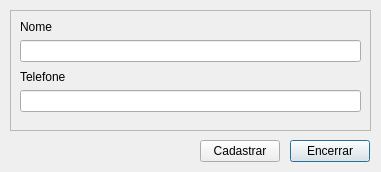
<?xml version="1.0" encoding="UTF-8"?>
<ui version="4.0">
 <class>Form_CadTec</class>
 <widget class="QDialog" name="Form_CadTec">
  <property name="geometry">
   <rect>
    <x>0</x>
    <y>0</y>
    <width>381</width>
    <height>172</height>
   </rect>
  </property>
  <property name="windowTitle">
   <string>Dialog</string>
  </property>
  <widget class="QFrame" name="frame">
   <property name="geometry">
    <rect>
     <x>10</x>
     <y>10</y>
     <width>361</width>
     <height>121</height>
    </rect>
   </property>
   <property name="frameShape">
    <enum>QFrame::StyledPanel</enum>
   </property>
   <property name="frameShadow">
    <enum>QFrame::Raised</enum>
   </property>
   <widget class="QLabel" name="label">
    <property name="geometry">
     <rect>
      <x>10</x>
      <y>10</y>
      <width>59</width>
      <height>14</height>
     </rect>
    </property>
    <property name="text">
     <string>Nome</string>
    </property>
   </widget>
   <widget class="QLabel" name="label_2">
    <property name="geometry">
     <rect>
      <x>10</x>
      <y>60</y>
      <width>59</width>
      <height>14</height>
     </rect>
    </property>
    <property name="text">
     <string>Telefone</string>
    </property>
   </widget>
   <widget class="QLineEdit" name="edtNome">
    <property name="geometry">
     <rect>
      <x>10</x>
      <y>30</y>
      <width>341</width>
      <height>22</height>
     </rect>
    </property>
   </widget>
   <widget class="QLineEdit" name="edtTelefone">
    <property name="geometry">
     <rect>
      <x>10</x>
      <y>80</y>
      <width>341</width>
      <height>22</height>
     </rect>
    </property>
   </widget>
  </widget>
  <widget class="QPushButton" name="btnCancelar">
   <property name="geometry">
    <rect>
     <x>290</x>
     <y>140</y>
     <width>80</width>
     <height>22</height>
    </rect>
   </property>
   <property name="text">
    <string>Encerrar</string>
   </property>
   <property name="icon">
    <iconset resource="../resource/icons.qrc">
     <normaloff>:/imagens/icons/1493332785_button_cancel.png</normaloff>:/imagens/icons/1493332785_button_cancel.png</iconset>
   </property>
  </widget>
  <widget class="QPushButton" name="btnCadTec">
   <property name="geometry">
    <rect>
     <x>200</x>
     <y>140</y>
     <width>80</width>
     <height>22</height>
    </rect>
   </property>
   <property name="text">
    <string>Cadastrar</string>
   </property>
   <property name="icon">
    <iconset resource="../resource/icons.qrc">
     <normaloff>:/imagens/icons/1493238513_Check.png</normaloff>:/imagens/icons/1493238513_Check.png</iconset>
   </property>
  </widget>
 </widget>
 <resources>
  <include location="../resource/icons.qrc"/>
 </resources>
 <connections/>
</ui>
